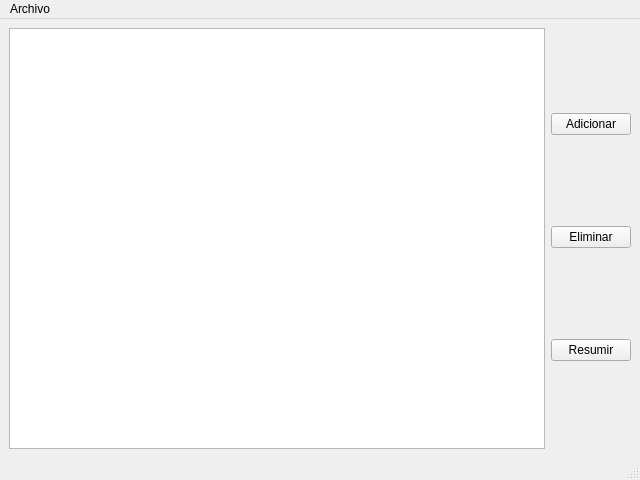
<?xml version="1.0" encoding="UTF-8"?>
<ui version="4.0">
 <class>MainWindow</class>
 <widget class="QMainWindow" name="MainWindow">
  <property name="geometry">
   <rect>
    <x>0</x>
    <y>0</y>
    <width>640</width>
    <height>480</height>
   </rect>
  </property>
  <property name="windowTitle">
   <string>MainWindow</string>
  </property>
  <widget class="QWidget" name="centralwidget">
   <layout class="QVBoxLayout" name="verticalLayout_2">
    <item>
     <layout class="QHBoxLayout" name="horizontalLayout">
      <item>
       <widget class="QListView" name="listView">
        <property name="selectionMode">
         <enum>QAbstractItemView::MultiSelection</enum>
        </property>
        <property name="selectionBehavior">
         <enum>QAbstractItemView::SelectItems</enum>
        </property>
        <property name="selectionRectVisible">
         <bool>false</bool>
        </property>
       </widget>
      </item>
      <item>
       <layout class="QVBoxLayout" name="verticalLayout">
        <item>
         <widget class="QPushButton" name="pushButtonAdicionar">
          <property name="text">
           <string>Adicionar</string>
          </property>
         </widget>
        </item>
        <item>
         <widget class="QPushButton" name="pushButtonEliminar">
          <property name="text">
           <string>Eliminar</string>
          </property>
         </widget>
        </item>
        <item>
         <widget class="QPushButton" name="pushButtonResumir">
          <property name="text">
           <string>Resumir</string>
          </property>
         </widget>
        </item>
       </layout>
      </item>
     </layout>
    </item>
   </layout>
  </widget>
  <widget class="QMenuBar" name="menubar">
   <property name="geometry">
    <rect>
     <x>0</x>
     <y>0</y>
     <width>640</width>
     <height>24</height>
    </rect>
   </property>
   <widget class="QMenu" name="menuArchivo">
    <property name="title">
     <string>Archivo</string>
    </property>
    <addaction name="actionCargar"/>
    <addaction name="actionSalir"/>
   </widget>
   <addaction name="menuArchivo"/>
  </widget>
  <widget class="QStatusBar" name="statusbar"/>
  <action name="actionCargar">
   <property name="text">
    <string>Cargar</string>
   </property>
  </action>
  <action name="actionSalir">
   <property name="text">
    <string>Salir</string>
   </property>
  </action>
 </widget>
 <resources/>
 <connections/>
</ui>
